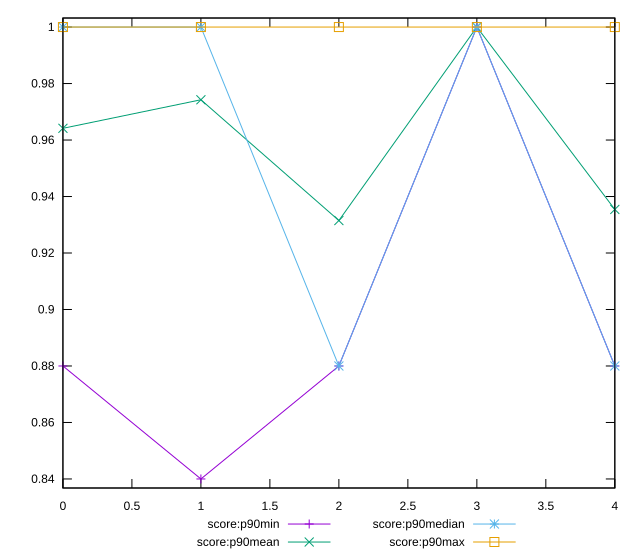

Generate this figure with gnuplot:
reset

$scoreP90Min <<EOF
0 0.88
1 0.84
2 0.88
3 1
4 0.88
EOF

$scoreP90Mean <<EOF
0 0.9641489361702127
1 0.974255319148936
2 0.9314893617021274
3 1
4 0.9354255319148934
EOF

$scoreP90Median <<EOF
0 1
1 1
2 0.88
3 1
4 0.88
EOF

$scoreP90Max <<EOF
0 1
1 1
2 1
3 1
4 1
EOF

set key outside below
set xrange [0:4]
set yrange [0.8368:1.0032]
set trange [0.8368:1.0032]
set terminal svg size 640, 560 enhanced background rgb 'white'
set output "report_00013_2021-02-09T12-04-24.940Z/unminified-javascript/progression/score.svg"

plot $scoreP90Min title "score:p90min" with linespoints, \
     $scoreP90Mean title "score:p90mean" with linespoints, \
     $scoreP90Median title "score:p90median" with linespoints, \
     $scoreP90Max title "score:p90max" with linespoints

reset
